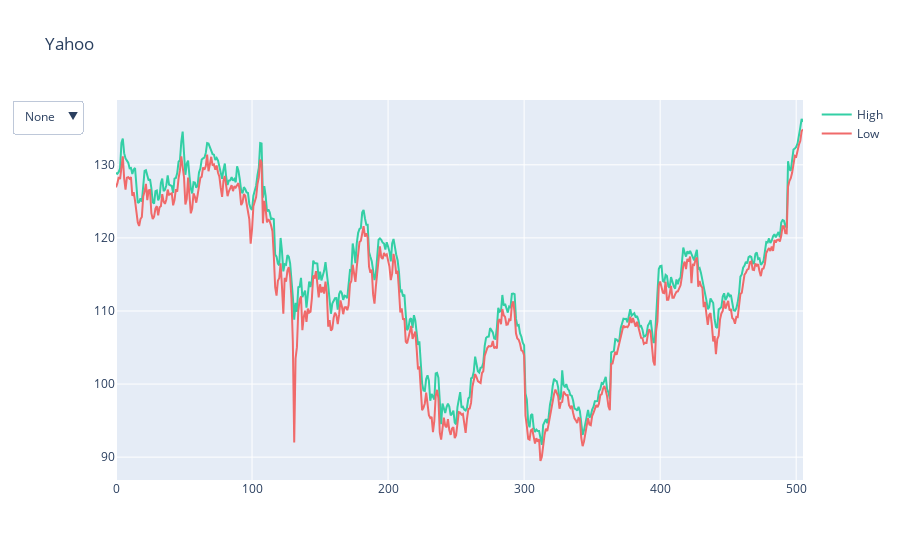

Source (notebook cell):
### Code cell
import plotly.graph_objects as go

import pandas as pd

# Load dataset
df = pd.read_csv(
    "https://raw.githubusercontent.com/plotly/datasets/master/finance-charts-apple.csv")
df.columns = [col.replace("AAPL.", "") for col in df.columns]

# Initialize figure
fig = go.Figure()

# Add Traces

fig.add_trace(
    go.Scatter(x=list(df.index),
               y=list(df.High),
               name="High",
               line=dict(color="#33CFA5")))

fig.add_trace(
    go.Scatter(x=list(df.index),
               y=[df.High.mean()] * len(df.index),
               name="High Average",
               visible=False,
               line=dict(color="#33CFA5", dash="dash")))

fig.add_trace(
    go.Scatter(x=list(df.index),
               y=list(df.Low),
               name="Low",
               line=dict(color="#F06A6A")))

fig.add_trace(
    go.Scatter(x=list(df.index),
               y=[df.Low.mean()] * len(df.index),
               name="Low Average",
               visible=False,
               line=dict(color="#F06A6A", dash="dash")))

# Add Annotations and Buttons
high_annotations = [dict(x="2016-03-01",
                         y=df.High.mean(),
                         xref="x", yref="y",
                         text="High Average:<br> %.3f" % df.High.mean(),
                         ax=0, ay=-40),
                    dict(x=df.High.idxmax(),
                         y=df.High.max(),
                         xref="x", yref="y",
                         text="High Max:<br> %.3f" % df.High.max(),
                         ax=0, ay=-40)]
low_annotations = [dict(x="2015-05-01",
                        y=df.Low.mean(),
                        xref="x", yref="y",
                        text="Low Average:<br> %.3f" % df.Low.mean(),
                        ax=0, ay=40),
                   dict(x=df.High.idxmin(),
                        y=df.Low.min(),
                        xref="x", yref="y",
                        text="Low Min:<br> %.3f" % df.Low.min(),
                        ax=0, ay=40)]

fig.update_layout(
    updatemenus=[
        dict(
            active=0,
            buttons=list([
                dict(label="None",
                     method="update",
                     args=[{"visible": [True, False, True, False]},
                           {"title": "Yahoo",
                            "annotations": []}]),
                dict(label="High",
                     method="update",
                     args=[{"visible": [True, True, False, False]},
                           {"title": "Yahoo High",
                            "annotations": high_annotations}]),
                dict(label="Low",
                     method="update",
                     args=[{"visible": [False, False, True, True]},
                           {"title": "Yahoo Low",
                            "annotations": low_annotations}]),
                dict(label="Both",
                     method="update",
                     args=[{"visible": [True, True, True, True]},
                           {"title": "Yahoo",
                            "annotations": high_annotations + low_annotations}]),
            ]),
        )
    ])

# Set title
fig.update_layout(title_text="Yahoo")

fig.show()

### Figure 1 — Plotly figure (JSON) as saved in the notebook; plotly's stock layout.template omitted (floating-point values rounded to 4 significant figures; data arrays with more than 128 entries replaced by an {"elided": "..."} marker saying what was removed)
{"data": [{"line": {"color": "#33CFA5"}, "name": "High", "type": "scatter", "x": {"elided": "506 int values"}, "y": {"elided": "506 float values"}}, {"line": {"color": "#33CFA5", "dash": "dash"}, "name": "High Average", "type": "scatter", "visible": false, "x": {"elided": "506 int values"}, "y": {"elided": "506 float values"}}, {"line": {"color": "#F06A6A"}, "name": "Low", "type": "scatter", "x": {"elided": "506 int values"}, "y": {"elided": "506 float values"}}, {"line": {"color": "#F06A6A", "dash": "dash"}, "name": "Low Average", "type": "scatter", "visible": false, "x": {"elided": "506 int values"}, "y": {"elided": "506 float values"}}], "layout": {"title": {"text": "Yahoo"}, "updatemenus": [{"active": 0, "buttons": [{"args": [{"visible": [true, false, true, false]}, {"annotations": [], "title": "Yahoo"}], "label": "None", "method": "update"}, {"args": [{"visible": [true, true, false, false]}, {"annotations": [{"ax": 0, "ay": -40, "text": "High Average:<br> 113.919", "x": "2016-03-01", "xref": "x", "y": 113.9, "yref": "y"}, {"ax": 0, "ay": -40, "text": "High Max:<br> 136.270", "x": 504, "xref": "x", "y": 136.3, "yref": "y"}], "title": "Yahoo High"}], "label": "High", "method": "update"}, {"args": [{"visible": [false, false, true, true]}, {"annotations": [{"ax": 0, "ay": 40, "text": "Low Average:<br> 111.942", "x": "2015-05-01", "xref": "x", "y": 111.9, "yref": "y"}, {"ax": 0, "ay": 40, "text": "Low Min:<br> 89.470", "x": 313, "xref": "x", "y": 89.47, "yref": "y"}], "title": "Yahoo Low"}], "label": "Low", "method": "update"}, {"args": [{"visible": [true, true, true, true]}, {"annotations": [{"ax": 0, "ay": -40, "text": "High Average:<br> 113.919", "x": "2016-03-01", "xref": "x", "y": 113.9, "yref": "y"}, {"ax": 0, "ay": -40, "text": "High Max:<br> 136.270", "x": 504, "xref": "x", "y": 136.3, "yref": "y"}, {"ax": 0, "ay": 40, "text": "Low Average:<br> 111.942", "x": "2015-05-01", "xref": "x", "y": 111.9, "yref": "y"}, {"ax": 0, "ay": 40, "text": "Low Min:<br> 89.470", "x": 313, "xref": "x", "y": 89.47, "yref": "y"}], "title": "Yahoo"}], "label": "Both", "method": "update"}]}]}}
